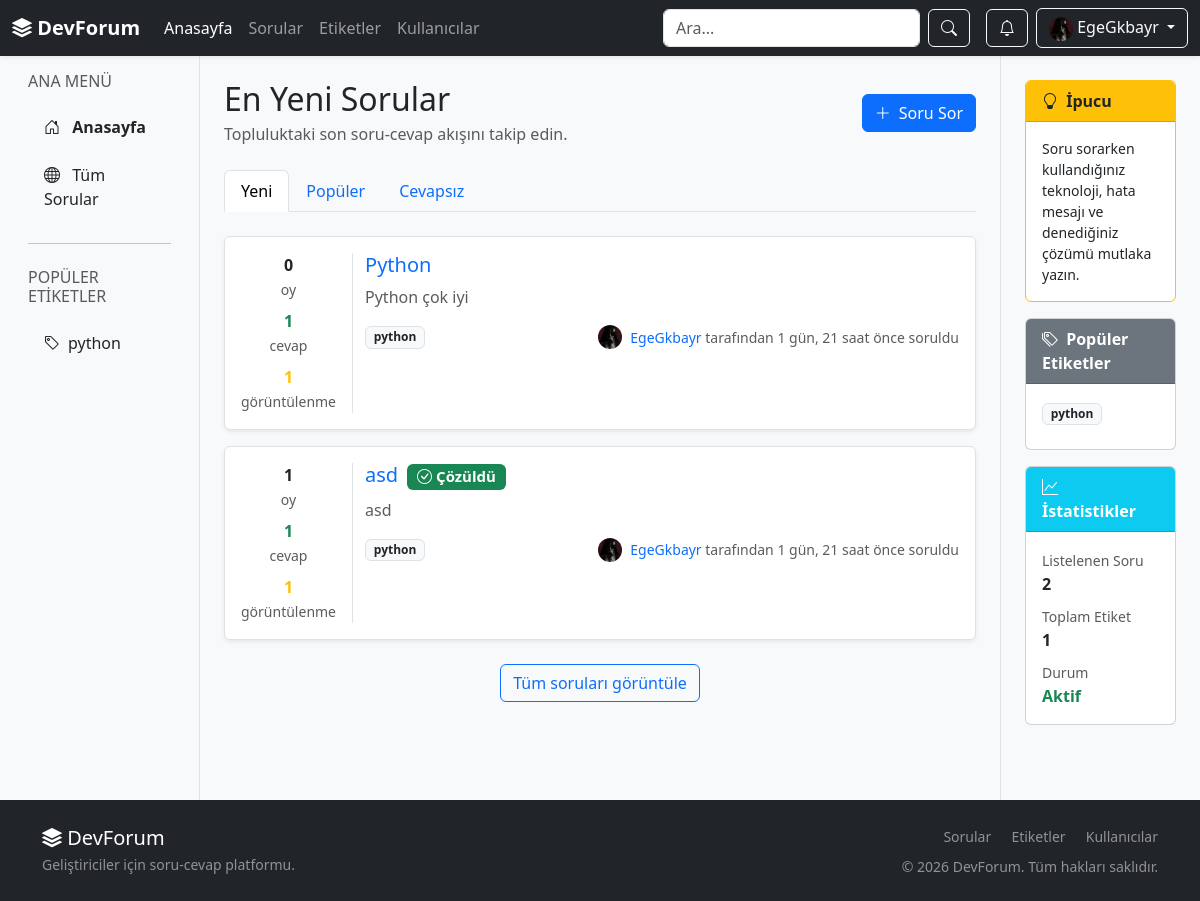
Screenshot of / (signed in) with the database file from the repository.
### forum/models.py (models this page shows, shortened)
class Profile(models.Model):
    user = models.OneToOneField(User, on_delete=models.CASCADE, related_name='profile')
    avatar = models.FileField(upload_to='avatars/', blank=True, null=True)
    bio = models.TextField(blank=True)
    location = models.CharField(max_length=100, blank=True)
    website = models.URLField(blank=True)
    github = models.CharField(max_length=100, blank=True)
    linkedin = models.URLField(blank=True)
    twitter = models.CharField(max_length=100, blank=True)
    skills = models.CharField(max_length=255, blank=True)
    reputation = models.IntegerField(default=0)
    avatar_seed = models.CharField(max_length=100, default='Felix')
    created_at = models.DateTimeField(auto_now_add=True)
    updated_at = models.DateTimeField(auto_now=True)

class Tag(models.Model):
    name = models.CharField(max_length=50, unique=True)
    slug = models.SlugField(max_length=60, unique=True, blank=True)
    description = models.TextField(blank=True)
    followers = models.ManyToManyField(User, through='TagFollow', related_name='followed_tags', blank=True)

class Question(models.Model):
    author = models.ForeignKey(User, on_delete=models.CASCADE, related_name='questions')
    title = models.CharField(max_length=150)
    body = models.TextField()
    code = models.TextField(blank=True)
    tags = models.ManyToManyField(Tag, related_name='questions', blank=True)
    views = models.PositiveIntegerField(default=0)
    is_solved = models.BooleanField(default=False)
    created_at = models.DateTimeField(auto_now_add=True)
    updated_at = models.DateTimeField(auto_now=True, null=True, blank=True)
    def vote_score(self):
        return sum(vote.value for vote in self.votes.all())
    def answer_count(self):
        return self.answers.filter(parent_answer__isnull=True).count()

class QuestionVote(models.Model):
    question = models.ForeignKey(Question, on_delete=models.CASCADE, related_name='votes')
    user = models.ForeignKey(User, on_delete=models.CASCADE)
    value = models.SmallIntegerField()
    class Meta:
        unique_together = ('question', 'user')

### forum/views.py (the view)
# urls.py: path('', views.anasayfa, name='anasayfa'),
def anasayfa(request):
    questions = (
        Question.objects
        .select_related('author', 'author__profile')
        .prefetch_related('tags', 'answers', 'votes')
        .order_by('-created_at')[:10]
    )
    popular_tags = (
        Tag.objects
        .annotate(question_total=Count('questions', distinct=True))
        .order_by('-question_total', 'name')[:12]
    )
    return render_page(request, 'forum/index.html', {
        'questions': questions,
        'popular_tags': popular_tags,
        'tags': popular_tags,
        'question_count': Question.objects.count(),
        'user_count': User.objects.count(),
        'tag_count': Tag.objects.count(),
        'answer_count': Answer.objects.count(),
    })

### forum/templates/forum/index.html (shortened to what this page needs)
{% extends 'forum/base.html' %}
{% block content %}
<div class="container-fluid">
    <div class="row">
        <aside class="col-lg-2 bg-light border-end d-none d-lg-block" style="min-height: calc(100vh - 56px);">
            <div class="p-3">
                <h6 class="text-muted mb-3">ANA MENÜ</h6>
                <ul class="nav flex-column">
                    <li class="nav-item mb-2">
                        <a class="nav-link active text-dark fw-semibold" href="{% url 'anasayfa' %}">
                            <i class="bi bi-house-door me-2"></i> Anasayfa
                        </a>
                    </li>
                    <li class="nav-item mb-2">
                        <a class="nav-link text-dark" href="{% url 'sorular' %}">
                            <i class="bi bi-globe me-2"></i> Tüm Sorular
                        </a>
                    </li>
                </ul>
                <hr>
                <h6 class="text-muted mb-3 mt-4">POPÜLER ETİKETLER</h6>
                <ul class="nav flex-column">
                    {% for tag in popular_tags|slice:":8" %}
                        <li class="nav-item mb-2">
                            <a class="nav-link text-dark" href="{% url 'etiket_detay' tag.slug %}">
                                <i class="bi bi-tag me-2"></i>{{ tag.name }}
                            </a>
                        </li>
                    {% empty %}
                        <li class="text-muted small">Henüz etiket eklenmemiş.</li>
                    {% endfor %}
                </ul>
            </div>
        </aside>
        <section class="col-lg-8 p-4">
            <div class="d-flex justify-content-between align-items-center mb-4">
                <div>
                    <h2 class="mb-1">En Yeni Sorular</h2>
                    <p class="text-muted mb-0">Topluluktaki son soru-cevap akışını takip edin.</p>
                </div>
                <a class="btn btn-primary" href="{% url 'soru_sor' %}">
                    <i class="bi bi-plus-lg me-1"></i> Soru Sor
                </a>
            </div>
            <ul class="nav nav-tabs mb-4">
                <li class="nav-item">
                    <a class="nav-link active" href="{% url 'anasayfa' %}">Yeni</a>
                </li>
                <li class="nav-item">
                    <a class="nav-link" href="{% url 'sorular' %}?filter=populer">Popüler</a>
                </li>
                <li class="nav-item">
                    <a class="nav-link" href="{% url 'sorular' %}?filter=unanswered">Cevapsız</a>
                </li>
            </ul>
            {% for soru in questions %}
                <article class="border rounded mb-3 p-3 bg-white shadow-sm">
                    <div class="row">
                        <div class="col-auto text-center border-end pe-3">
                            <div class="mb-2">
                                <div class="fw-bold">{{ soru.vote_score|default:"0" }}</div>
                                <small class="text-muted">oy</small>
                            </div>
                            <div class="mb-2">
                                <div class="fw-bold {% if soru.answer_count %}text-success{% endif %}">{{ soru.answer_count|default:"0" }}</div>
                                <small class="text-muted">cevap</small>
                            </div>
                            <div>
                                <div class="fw-bold text-warning">{{ soru.views|default:"0" }}</div>
                                <small class="text-muted">görüntülenme</small>
                            </div>
                        </div>
                        <div class="col">
                            <h5 class="mb-2">
                                <a href="{% url 'soru_detay' soru.id %}" class="text-decoration-none text-primary">
                                    {{ soru.title }}
                                </a>
                                {% if soru.is_solved %}
                                    <span class="badge bg-success ms-1 align-middle">
                                        <i class="bi bi-check-circle me-1"></i>Çözüldü
                                    </span>
                                {% endif %}
                            </h5>
                            <p class="text-muted mb-3">{{ soru.body|truncatechars:220 }}</p>
                            <div class="d-flex justify-content-between align-items-center flex-wrap gap-2">
                                <div class="d-flex flex-wrap gap-1">
                                    {% for tag in soru.tags.all %}
                                        <a href="{% url 'etiket_detay' tag.slug %}" class="badge bg-light text-dark border text-decoration-none">{{ tag.name }}</a>
                                    {% empty %}
                                        <span class="badge bg-secondary">etiketsiz</span>
                                    {% endfor %}
                                </div>
                                <div class="d-flex align-items-center gap-2">
                                    {% if soru.author.profile.avatar %}
                                        <img src="{{ soru.author.profile.avatar.url }}?v={{ soru.author.profile.updated_at|date:'U' }}" alt="avatar" class="rounded-circle" width="24" height="24" style="object-fit: cover;">
                                    {% else %}
                                        <img src="https://api.dicebear.com/7.x/avataaars/svg?seed={{ soru.author.username|urlencode }}" alt="avatar" class="rounded-circle" width="24" height="24">
                                    {% endif %}
                                    <small class="text-muted">
                                        <a href="{% url 'kullanici_profil' soru.author.username %}" class="text-decoration-none">{{ soru.author.username }}</a>
                                        tarafından {{ soru.created_at|timesince }} önce soruldu
                                    </small>
                                </div>
                            </div>
                        </div>
                    </div>
                </article>
            {% empty %}
                <div class="alert alert-info">
                    Henüz soru bulunmuyor. İlk soruyu sormak için
                    <a href="{% url 'soru_sor' %}" class="alert-link">buraya tıklayın</a>.
                </div>
            {% endfor %}
            <div class="text-center mt-4">
                <a class="btn btn-outline-primary" href="{% url 'sorular' %}">
                    Tüm soruları görüntüle
                </a>
            </div>
        </section>
        <aside class="col-lg-2 bg-light border-start d-none d-lg-block p-4">
            <div class="card mb-3 border-warning">
                <div class="card-header bg-warning text-dark fw-semibold">
                    <i class="bi bi-lightbulb me-1"></i> İpucu
                </div>
                <div class="card-body">
                    <p class="small mb-0">Soru sorarken kullandığınız teknoloji, hata mesajı ve denediğiniz çözümü mutlaka yazın.</p>
                </div>
            </div>
            <div class="card mb-3">
                <div class="card-header bg-secondary text-white fw-semibold">
                    <i class="bi bi-tags me-1"></i> Popüler Etiketler
                </div>
                <div class="card-body">
                    {% for tag in popular_tags|slice:":12" %}
                        <a href="{% url 'etiket_detay' tag.slug %}" class="badge bg-light text-dark border me-1 mb-2 text-decoration-none">{{ tag.name }}</a>
                    {% empty %}
                        <span class="text-muted small">Etiket bulunamadı.</span>
                    {% endfor %}
                </div>
            </div>
            <div class="card">
                <div class="card-header bg-info text-white fw-semibold">
                    <i class="bi bi-graph-up me-1"></i> İstatistikler
                </div>
                <div class="card-body">
                    <div class="mb-2">
                        <small class="text-muted">Listelenen Soru</small>
                        <div class="fw-bold">{{ questions|length }}</div>
                    </div>
                    <div class="mb-2">
                        <small class="text-muted">Toplam Etiket</small>
                        <div class="fw-bold">{{ tag_count }}</div>
                    </div>
                    <div>
                        <small class="text-muted">Durum</small>
                        <div class="fw-bold text-success">Aktif</div>
                    </div>
                </div>
            </div>
        </aside>
    </div>
</div>
{% endblock %}

### forum/templates/forum/base.html (shortened to what this page needs)
<!DOCTYPE html>
<html lang="tr">
<head>
    <link href="https://cdn.jsdelivr.net/npm/bootstrap@5.3.2/dist/css/bootstrap.min.css" rel="stylesheet">
    <link rel="stylesheet" href="https://cdn.jsdelivr.net/npm/bootstrap-icons@1.11.1/font/bootstrap-icons.css">
    <link rel="stylesheet" href="https://cdnjs.cloudflare.com/ajax/libs/toastr.js/latest/toastr.min.css">
</head>
<body class="bg-light d-flex flex-column min-vh-100">
{% with current_url=request.resolver_match.url_name %}
<nav class="navbar navbar-expand-lg navbar-dark bg-dark sticky-top shadow-sm">
    <div class="container-fluid">
        <a class="navbar-brand fw-bold" href="{% url 'anasayfa' %}">
            <i class="bi bi-stack"></i> DevForum
        </a>
        <div class="collapse navbar-collapse" id="navbarNav">
            <ul class="navbar-nav me-auto">
                <li class="nav-item">
                    <a class="nav-link {% if current_url == 'anasayfa' %}active{% endif %}" href="{% url 'anasayfa' %}">Anasayfa</a>
                </li>
                <li class="nav-item">
                    <a class="nav-link {% if current_url == 'sorular' or current_url == 'soru_detay' or current_url == 'soru_sor' %}active{% endif %}" href="{% url 'sorular' %}">Sorular</a>
                </li>
                <li class="nav-item">
                    <a class="nav-link {% if current_url == 'etiketler' or current_url == 'etiket_detay' %}active{% endif %}" href="{% url 'etiketler' %}">Etiketler</a>
                </li>
                <li class="nav-item">
                    <a class="nav-link {% if current_url == 'kullanicilar' or current_url == 'kullanici_profil' or current_url == 'profilim' %}active{% endif %}" href="{% url 'kullanicilar' %}">Kullanıcılar</a>
                </li>
            </ul>
            <form class="d-flex me-lg-3 my-2 my-lg-0" role="search" method="get" action="{% url 'ara' %}">
                <input class="form-control me-2" name="q" type="search" placeholder="Ara..." value="{{ request.GET.q|default:'' }}" style="min-width: 220px; max-width: 300px;">
                <button class="btn btn-outline-light" type="submit" aria-label="Ara">
                    <i class="bi bi-search"></i>
                </button>
            </form>
            <div class="d-flex gap-2 align-items-center">
                {% if user.is_authenticated %}
                    <div class="dropdown">
                        <button class="btn btn-outline-light position-relative" type="button" data-bs-toggle="dropdown" aria-expanded="false" title="Bildirimler">
                            <i class="bi bi-bell"></i>
                        </button>
                    </div>
                    <div class="dropdown">
                        <button class="btn btn-outline-light dropdown-toggle" type="button" data-bs-toggle="dropdown" aria-expanded="false">
                            {% if user.profile.avatar %}
                                <img src="{{ user.profile.avatar.url }}?v={{ user.profile.updated_at|date:'U' }}" alt="avatar" class="rounded-circle" width="24" height="24" style="object-fit: cover;">
                            {% else %}
                                <img src="https://api.dicebear.com/7.x/avataaars/svg?seed={{ user.username|urlencode }}" alt="avatar" class="rounded-circle" width="24" height="24">
                            {% endif %}
                            {{ user.username }}
                        </button>
                    </div>
                {% else %}
                    <a class="btn btn-outline-light" href="{% url 'giris' %}">Giriş Yap</a>
                    <a class="btn btn-primary" href="{% url 'kayit' %}">Kayıt Ol</a>
                {% endif %}
            </div>
        </div>
    </div>
</nav>
{% endwith %}
<main class="flex-grow-1">
    {% block content %}{% endblock %}
</main>
<footer class="bg-dark text-white mt-auto py-4">
    <div class="container">
        <div class="row gy-3 align-items-center">
            <div class="col-md-6">
                <h5 class="mb-1"><i class="bi bi-stack"></i> DevForum</h5>
                <p class="mb-0 small text-white-50">Geliştiriciler için soru-cevap platformu.</p>
            </div>
            <div class="col-md-6 text-md-end">
                <a class="text-white-50 text-decoration-none small me-3" href="{% url 'sorular' %}">Sorular</a>
                <a class="text-white-50 text-decoration-none small me-3" href="{% url 'etiketler' %}">Etiketler</a>
                <a class="text-white-50 text-decoration-none small" href="{% url 'kullanicilar' %}">Kullanıcılar</a>
                <p class="mb-0 mt-2 small text-white-50">© 2026 DevForum. Tüm hakları saklıdır.</p>
            </div>
        </div>
    </div>
</footer>
</body>
</html>

### rows the page displays
Tag: name "python"
Question: vote_score "0", answer_count "1", views "1", title "Python", body "Python çok iyi", author.profile.avatar (picture), author.username "EgeGkbayr", created_at "1 gün, 21 saat"
Question: vote_score "1", answer_count "1", views "1", title "asd", is_solved True (drawn), body "asd", author.profile.avatar (picture), author.username "EgeGkbayr", created_at "1 gün, 21 saat"

### other values shown
{{ user.username }} "EgeGkbayr"
{{ questions|length }} "2"
{{ tag_count }} "1"
